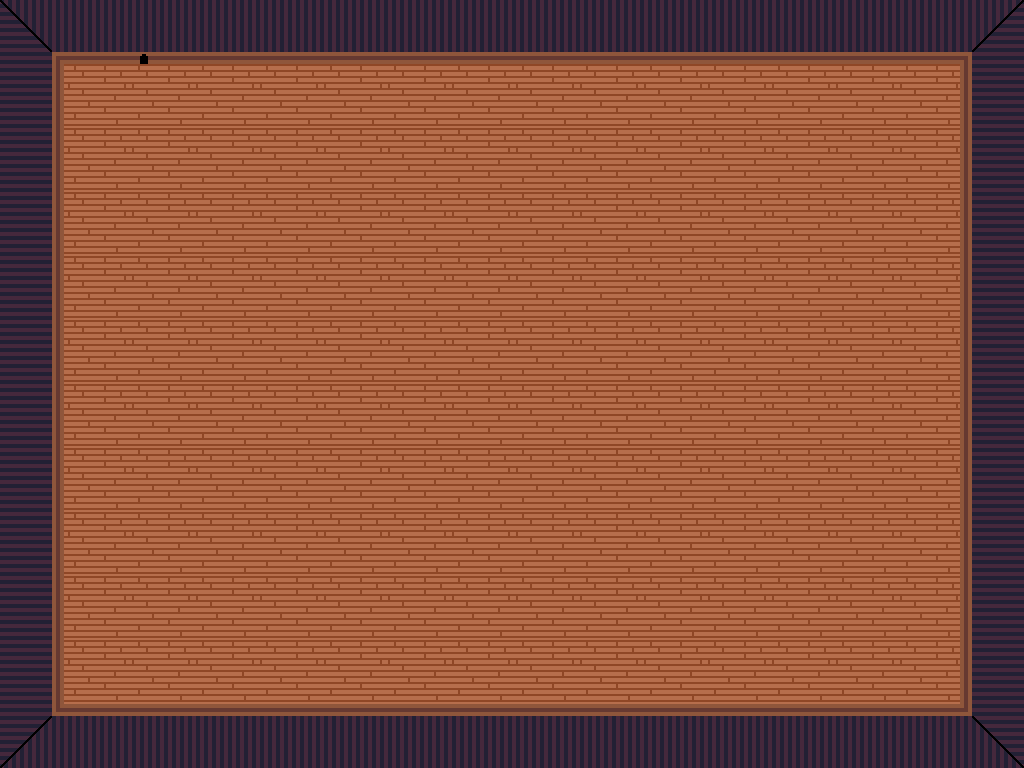

This is a level from a 2D game, rendered from its Tiled map with the project's own tilesets. A one-line summary and the map file follow, with tile-layer data summarised:
An orthogonal 16x12 tile map with 64x64 px tiles, 1 tile layer (walls).

<map version="1.10" tiledversion="1.11.2" orientation="orthogonal" renderorder="right-down" width="16" height="12" tilewidth="64" tileheight="64" infinite="0" nextlayerid="3" nextobjectid="1">
 <tileset firstgid="1" source="Tiles.tsx" />
 <layer id="1" name="walls" width="16" height="12">
  <data>[192 cells, 192 non-empty, 10 distinct tile ids]</data>
 </layer>
</map>
